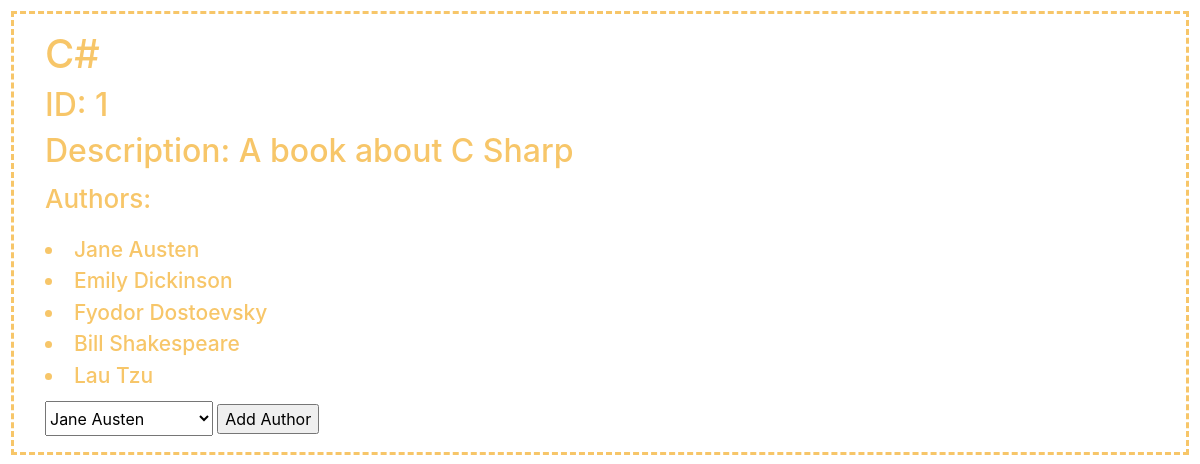
Screenshot of /books/1 with the database file from the repository.
### books_authors_app/models.py (models this page shows)
class Book(models.Model):
    title = models.CharField(max_length=255)
    desc = models.TextField()
    created_at = models.DateTimeField(auto_now_add=True)
    updated_at = models.DateTimeField(auto_now=True)

class Author(models.Model):
    first_name = models.CharField(max_length=45)
    last_name = models.CharField(max_length=45)
    books = models.ManyToManyField(Book, related_name="authors")
    notes = models.TextField()
    created_at = models.DateTimeField(auto_now_add=True)
    updated_at = models.DateTimeField(auto_now=True)

### books_authors_app/views.py (the view)
# urls.py: path('books/<int:book_id>', views.displayBook),
def displayBook(request, book_id):
  print('in the display author function ------ ')
  print('*'*70)
  context = {
    'this_book': Book.objects.get(id=book_id), # gets specific book
    'all_authors': Author.objects.all(), # shows all authors
    'book_authors': Book.objects.get(id=book_id).authors.all() # will show specific book's authors
  }
  return render(request, 'showBook.html', context)

### books_authors_app/templates/showBook.html (shortened to what this page needs)
<!DOCTYPE html>
<html>
  <head>
    <link rel="stylesheet" href="https://maxcdn.bootstrapcdn.com/bootstrap/4.0.0/css/bootstrap.min.css">
  </head>
  <body>
    <div class="container">
      <h1>{{this_book.title}}</h1>
      <h2>ID: {{this_book.id}}</h2>
      <h2>Description: {{this_book.desc}}</h2>
      <p>Authors: </p>
      {% for author in book_authors %}
        <li>{{ author.first_name }} {{ author.last_name }}</li>
      {% endfor %}
      <form action="/addAuthorToBook" method="post">
        <select name='author_id' id="author">
          {% for author in all_authors %}
          <option value="{{author.id}}">{{author.first_name}} {{author.last_name}}</option>
          {% endfor %}
        </select>
        <input type="submit" value="Add Author">
      </form>
    </div>
  </body>
</html>

### books_authors_app/templates/showBook.html (style rules this page uses)
body { margin: 11px; border: 3px dashed #f7c669; }
.container { margin: 16px; font-family: var(--bs-font-sans-serif); color: #f7c669; font-size: 1rem; font-weight: 480; line-height: 1.5; }
form { margin-top: 10px }
p { font-size: 26px; }
li { font-size: 21px; }
select { height: 35px; }

### rows the page displays
Book: title "C#", id "1", desc "A book about C Sharp"
Author: first_name "Jane", last_name "Austen"
Author: first_name "Emily", last_name "Dickinson"
Author: first_name "Fyodor", last_name "Dostoevsky"
Author: first_name "Bill", last_name "Shakespeare"
Author: first_name "Lau", last_name "Tzu"

### other values shown
form field author_id "Jane Austen"
